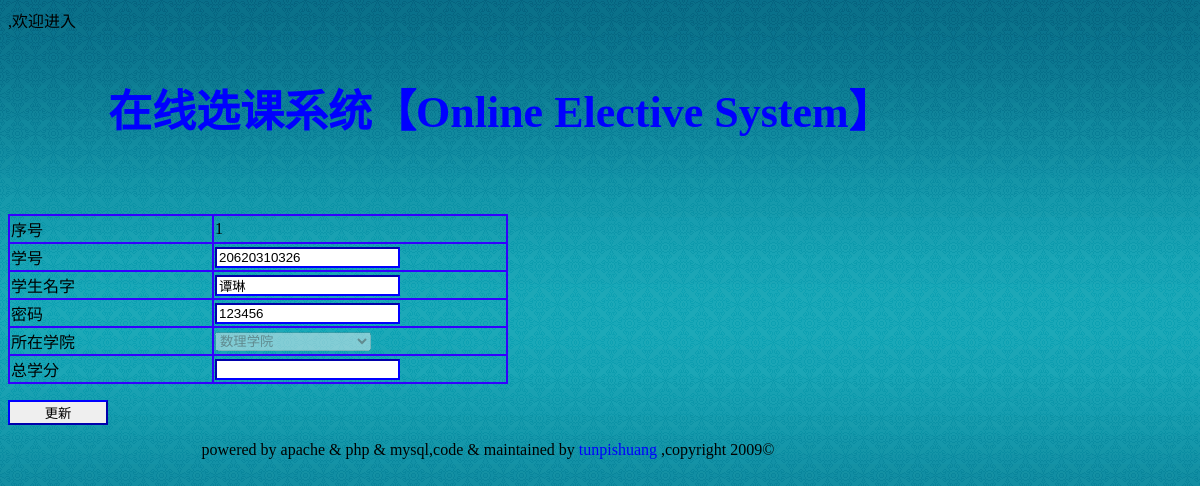
/student_modify.php?student_id=20620310326, run on the app's committed database.
### tables this page shows
CREATE TABLE `student`  (
  `id` int(11) NOT NULL AUTO_INCREMENT,
  `sid` varchar(20) NOT NULL,
  `sname` varchar(20) NULL DEFAULT NULL,
  `spass` varchar(20) NULL DEFAULT NULL,
  `s_did` varchar(20) NULL DEFAULT NULL,
  PRIMARY KEY (`id`) USING BTREE,
  UNIQUE INDEX `id`(`id`) USING BTREE,
  UNIQUE INDEX `sid`(`sid`) USING BTREE,
  INDEX `s_did`(`s_did`) USING BTREE
);

### student_modify.php (the view, shortened to what this page needs)
<!DOCTYPE html PUBLIC "-//W3C//DTD XHTML 1.0 Transitional//EN" "http://www.w3.org/TR/xhtml1/DTD/xhtml1-transitional.dtd">
<html xmlns="http://www.w3.org/1999/xhtml">
<head>
<link href="css/style.css" rel="stylesheet" type="text/css" />
<?php
$sid=$_GET["student_id"];
?>
</head>
<body>
<div id="container">
		<?php echo $_SESSION["name"]?>,欢迎进入
      <?php include("header.php")?>
    	<div id="main">
	<form action="student_update.php?student_id=<?=$sid?>" name="student_modify_form" onsubmit="return(check_student_pass())" method="post">
	<?php
		$result = mysql_query("select student.id,sid,sname,spass from student,dept where student.s_did=dept.did and student.sid =".$sid." order by student.id");
		list($id,$sid,$sname,$spass)=mysql_fetch_array($result);
	?>
    <table width="500" height="20" border="1" bordercolor="#000000" cellspacing="0">
      <tr>
      	<td width="200">序号</td>
        <td><?php echo $id?></td>
      </tr>
      <tr>
      	<td width="200">学号</td>
        <td><?php if(!isset($_SESSION["aid"]))
				 echo "<input type=\"text\" name=\"sid\" value=\"$sid\" readonly/>";
                 else echo "<input type=\"text\" name=\"sid\" value=\"$sid\"/>"
                 ?></td>
      </tr>
      <tr>
      	<td width="200">学生名字</td>
        <td><?php if(!isset($_SESSION["aid"]))
				 echo "<input type=\"text\" name=\"sname\" value=\"$sname\" readonly/>";
				 else echo "<input type=\"text\" name=\"sname\" value=\"$sname\"/>"
				 ?></td>
      </tr>
      <tr>
      	<td width="200">密码</td>
        <td> <input type="text" name="spass" value="<?php echo $spass?>"  />
 		</td>
      </tr>
      <tr>
      	<td width="200">所在学院</td>
        <td><select name="s_did" <?php if(!isset($_SESSION["aid"])) echo "disabled"?>>
        		<?php
                $result=mysql_query("select count(dname) as dept_num from dept");
				list($dept_num)=mysql_fetch_array($result);
				$result=mysql_query("select did,dname from dept ");
				for($i=0;$i<$dept_num;$i++)
				{
					list($did,$dname)=mysql_fetch_array($result);
					$result2=mysql_query("select student.s_did from student,dept where student.s_did=dept.did and student.sid=".$sid.";");
					list($s_did)=mysql_fetch_array($result2);
					if($s_did===$did)
						echo ("<option value=\"".$did."\" selected='selected'>".$dname."</option>");
					else
						echo ("<option value=\"".$did."\">".$dname."</option>");
                }
				?>
        	</select>
        </td>
      </tr>
     <tr>
        <td width="200">总学分</td>
        <?php
			$credit_get_sum=mysql_query("select sum(credit_get)
						from sc,course,student,teacher
						where sc_sid=student.sid
						and sc_cid=course.cid
						and course.c_tid=teacher.tid
						and sid=20720310307
						");
			list($credit_get_sum)=mysql_fetch_array($credit_get_sum);
		?>
        <td><input type="text" name="credit_get_sum" value="<?php echo $credit_get_sum?>"  readonly /></td>
    </tr>
      </table>
    <p>
     <input type="submit" value="更新" style="width:100px;" />
     </p>
    </form>
    </div>
    <div id="footer">
        <?php include("footer.php")?>
    </div>
</div>
</body>
</html>

### css/style.css (style rules this page uses)
body { background-image:url(../img/blue.gif); background-repeat:repeat-x; }
input { border-width:2px; border-color:#00F; }
#container { width:960px; margin:0,100px; }
#main { margin-top:30px; float:left; margin-left:0px; }
#main table { border-width:1px; border-color:#30F; }
#main table tr td { border-width:1px; border-color:#30F; }
#footer { clear:both; width:inherit; text-align:center; margin-top:300px; }

### data on the page
student: id "1", sid "20620310326", sname "谭琳", spass "123456"

### other printed values
form field s_did "数理学院"
